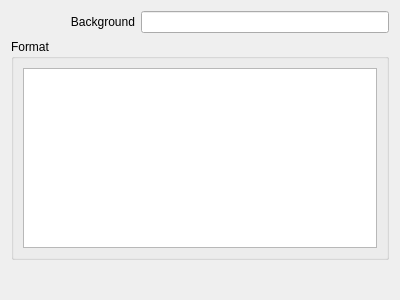
<?xml version="1.0" encoding="UTF-8"?>
<ui version="4.0">
 <class>DateTimeSettings</class>
 <widget class="QWidget" name="DateTimeSettings">
  <property name="geometry">
   <rect>
    <x>0</x>
    <y>0</y>
    <width>400</width>
    <height>300</height>
   </rect>
  </property>
  <layout class="QVBoxLayout" name="verticalLayout_2">
   <item>
    <layout class="QHBoxLayout" name="layout_background">
     <item>
      <widget class="QLabel" name="label_background">
       <property name="sizePolicy">
        <sizepolicy hsizetype="Preferred" vsizetype="Preferred">
         <horstretch>1</horstretch>
         <verstretch>0</verstretch>
        </sizepolicy>
       </property>
       <property name="text">
        <string>Background</string>
       </property>
       <property name="alignment">
        <set>Qt::AlignRight|Qt::AlignTrailing|Qt::AlignVCenter</set>
       </property>
      </widget>
     </item>
     <item>
      <widget class="QLineEdit" name="lineEdit_background">
       <property name="sizePolicy">
        <sizepolicy hsizetype="Expanding" vsizetype="Fixed">
         <horstretch>2</horstretch>
         <verstretch>0</verstretch>
        </sizepolicy>
       </property>
      </widget>
     </item>
    </layout>
   </item>
   <item>
    <widget class="QGroupBox" name="groupBox_format">
     <property name="title">
      <string>Format</string>
     </property>
     <layout class="QVBoxLayout" name="verticalLayout">
      <item>
       <widget class="QPlainTextEdit" name="plainTextEdit_format"/>
      </item>
     </layout>
    </widget>
   </item>
   <item>
    <spacer name="verticalSpacer">
     <property name="orientation">
      <enum>Qt::Vertical</enum>
     </property>
     <property name="sizeHint" stdset="0">
      <size>
       <width>20</width>
       <height>40</height>
      </size>
     </property>
    </spacer>
   </item>
  </layout>
 </widget>
 <resources/>
 <connections/>
</ui>
